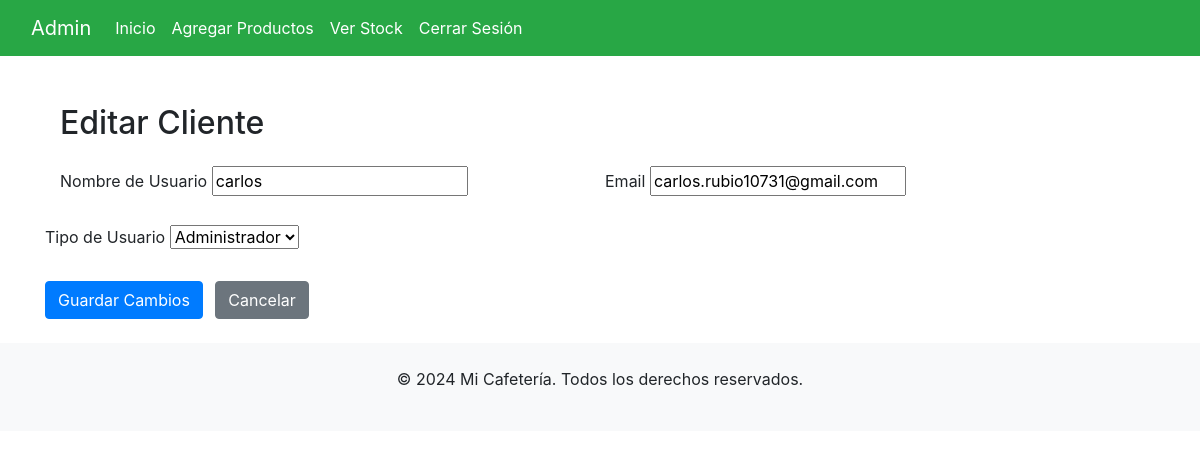
Screenshot of /editar_cliente/1/ (signed in) with the database file from the repository.
### inventario/models.py (models this page shows)
class CustomUser(AbstractUser):
    USER_TYPE_CHOICES = (
        ('cliente', 'Cliente'),
        ('administrador', 'Administrador'),
        ('bodeguero', 'Bodeguero'),
    )
    user_type = models.CharField(max_length=15, choices=USER_TYPE_CHOICES, default='cliente')

### inventario/views.py (the view)
# urls.py: path('editar_cliente/<int:user_id>/', views.editar_cliente, name='editar_cliente'),
@login_required
def editar_cliente(request, user_id):
    User = get_user_model()
    user = get_object_or_404(User, id=user_id)
    if request.method == 'POST':
        form = CustomUserChangeForm(request.POST, instance=user)
        if form.is_valid():
            form.save()
            return redirect('admin_home')
    else:
        form = CustomUserChangeForm(instance=user)
    return render(request, 'editar_cliente.html', {
        'form': form,
    })

### inventario/forms.py
class CustomUserChangeForm(UserChangeForm):
    class Meta:
        model = CustomUser
        fields = ('username', 'email', 'user_type')

### inventario/templates/editar_cliente.html (shortened to what this page needs)
{% extends 'base_admin.html' %}
{% block content %}
<div class="container mt-5">
    <h2 class="mb-4">Editar Cliente</h2>
    <form method="post" class="needs-validation" novalidate>
        <div class="form-row">
            <div class="form-group col-md-6">
                <label for="username">Nombre de Usuario</label>
                {{ form.username }}
            </div>
            <div class="form-group col-md-6">
                <label for="email">Email</label>
                {{ form.email }}
            </div>
        </div>
        </div>
        <div class="form-row">
            <div class="form-group col-md-6">
                <label for="user_type">Tipo de Usuario</label>
                {{ form.user_type }}
            </div>
        </div>
        <button type="submit" class="btn btn-primary">Guardar Cambios</button>
        <a href="{% url 'admin_home' %}" class="btn btn-secondary ml-2">Cancelar</a>
{% endblock %}

### inventario/static/css/styles.css (style rules this page uses)
.form-group { margin-bottom: 1.5rem; }
.btn-primary { background-color: #007bff; border-color: #007bff; }

### rows the page displays
CustomUser: username "carlos", email "carlos.rubio10731@gmail.com", user_type "Administrador"
